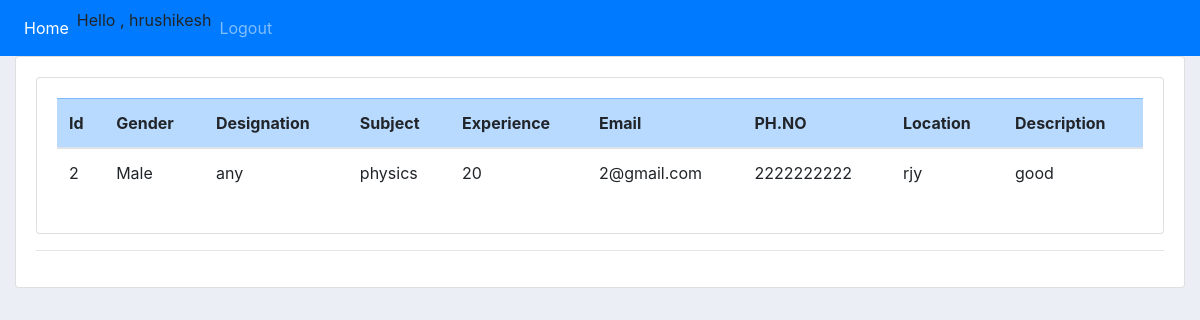
The app's page /postv (signed in) with its own data.
### tfinder/models.py (models this page shows)
class posted(models.Model):
	gen=[
	('Male', 'Male'),
	('Female', 'Female'),
	('Other', 'Other'),
	('Any', 'Any'),
	]
	s = [
	('Open','Open'),
	('Closed','Closed')
	]
	user = models.ForeignKey(User,null = True,on_delete = models.CASCADE)
	phno  = models.CharField(verbose_name="Ph.No",max_length =10)
	email = models.EmailField(verbose_name="Email id",max_length=254)
	des  = models.CharField(verbose_name="Designation",max_length =100)
	gender = models.CharField(verbose_name="Gender",choices=gen,max_length =20)
	sub= models.CharField(verbose_name="Expect Subject",max_length =20)
	exp= models.IntegerField(verbose_name="Experience")
	loc  = models.CharField(verbose_name="Location",max_length =100)
	desp = models.TextField(verbose_name="Description")
	created_at = models.DateTimeField(auto_now_add=True)

### tfinder/views.py (the view)
# urls.py: path('postv',views.postv, name = 'postv'),
def postv (request):
	r=0
	k = request.user.first_name
	if k == 'tutor':
		today = date.today()
		dest = posted.objects.all()
		dest =dest.filter(created_at__year=today.year,created_at__month=today.month)
		final = {'dest':dest}
		return render(request,'postv.html', final)
	else:
		r = 1
		dest = posted.objects.filter(user_id = request.user.id)
		final = {'dest':dest,'r':r}
		return render(request,'postv.html',final)

### template/postv.html (shortened to what this page needs)
{% load static %}
<!DOCTYPE html>
<html>
<head>
  <link rel="stylesheet" href="https://stackpath.bootstrapcdn.com/bootstrap/4.3.1/css/bootstrap.min.css">
  <link rel="stylesheet" type="text/css" href="{% static '/css/main.css' %}">
</head>
<body>
   {%  include 'navbar.html' %}
  <div class="container-fluid">
    <div class="card card-body">
  <div class="card card-body">
    <table class="table">
  <thead class="table-primary">
    <tr>
      <th scope="col">Id</th>
      <th scope="col">Gender</th>
      <th scope="col">Designation</th>
      <th scope="col">Subject</th>
      <th scope="col">Experience</th>
      <th scope="col">Email</th>
      <th scope="col">PH.NO</th>
      <th scope="col">Location</th>
      <th scope="col">Description</th>
    </tr>
  </thead>
   {%for des in dest%}
  <tbody>
    <tr>
      <td>{{des.id}}</td>
      <td>{{des.gender}}</td>
      <td>{{des.des}}</td>
      <td>{{des.sub}}</td>
      <td>{{des.exp}}</td>
      <td>{{des.email}}</td>
      <td>{{des.phno}}</td>
      <td>{{des.loc}}</td>
      <td>{{des.desp}}</td>
    </tr>
  </tbody>
  {% endfor %}
</table>
</div>
  <hr>
</body>
</html>

### template/navbar.html (shortened to what this page needs)
{% load static %}
<nav class="navbar navbar-expand-lg navbar-dark bg-primary ">
  <div class="collapse navbar-collapse" id="navbarNav">
    <ul class="navbar-nav">
      {% if user.is_authenticated %}
      <li class="nav-item active">
        <a class="nav-link" href="{% url 'home' %}">Home</a>
      </li>
      <li class="nav-item">
        Hello , {{user.username}}
      </li>
      <li class="nav-item">
        <a class="nav-link" href="{% url 'logout' %}">Logout</a>
      </li>
      {% endif %}
    </ul>
  </div>
</nav>

### static/css/main.css (style rules this page uses)
body { background-color: #ebeff5; }

### records on screen
posted: id "2", gender "Male", des "any", sub "physics", exp "20", email "2@gmail.com", phno "2222222222", loc "rjy", desp "good"

### other values on screen
{{ user.username }} "hrushikesh"
